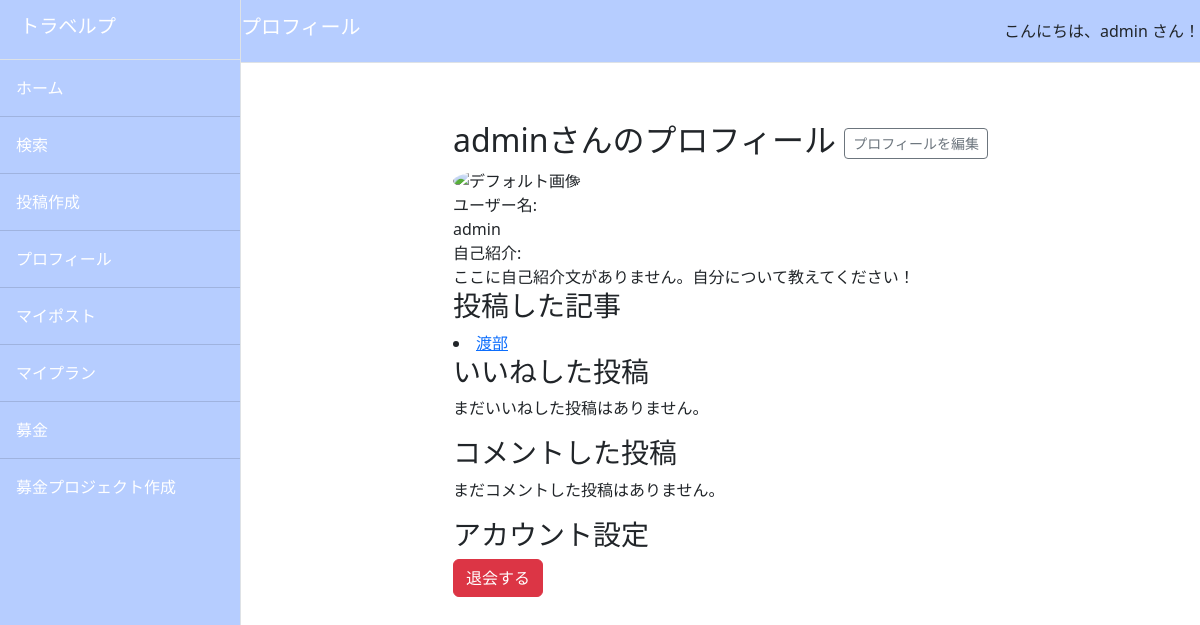
The page /myprofile (signed in) on the database as committed earlier.
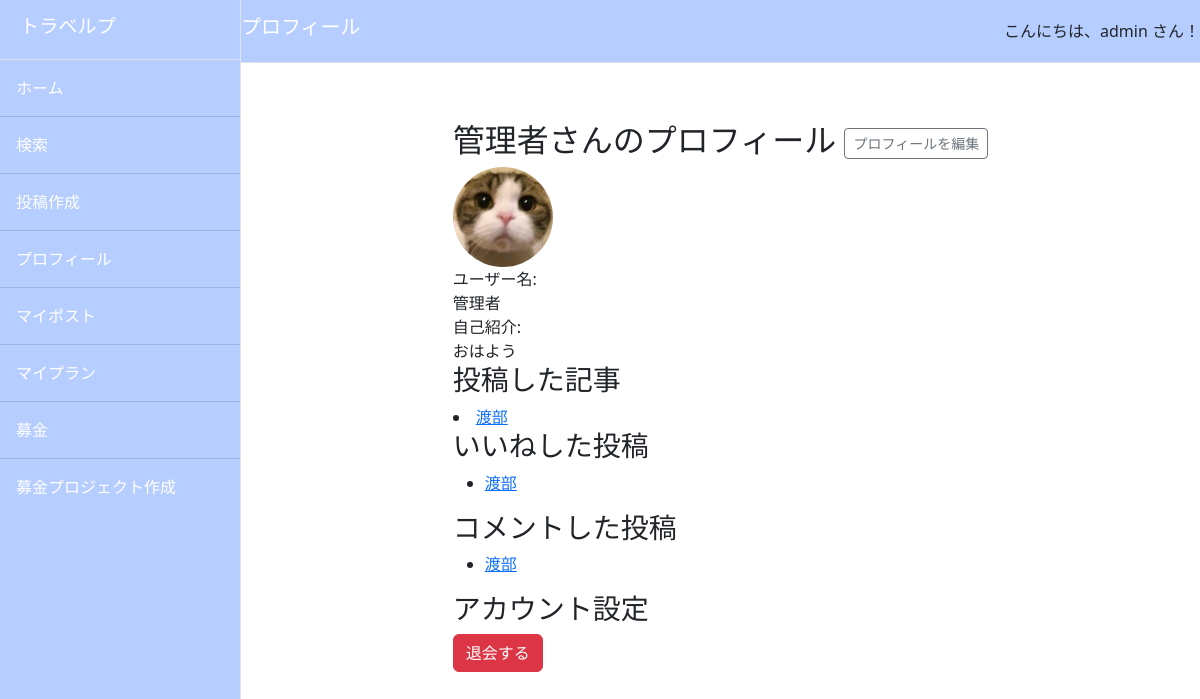
The same page on the database as committed later.
### accounts/models.py (models this page shows, shortened)
class CustomUser(AbstractUser):
    pass
    nickname = models.CharField(max_length=150, blank=True, null=True)
    profile_image = models.ImageField(upload_to='profile_images/', null=True, blank=True)
    profile_description = models.TextField(null=True, blank=True)

### travelp/models.py (models this page shows, shortened)
class Post(models.Model):
    user = models.ForeignKey(CustomUser, on_delete=models.SET_NULL, null=True, blank=True)
    title = models.CharField(max_length=200)
    comment = models.TextField()
    created_at = models.DateTimeField(auto_now_add=True)
    caption = models.TextField(verbose_name='場所', blank=True)
    latitude = models.DecimalField(max_digits=9, decimal_places=6, null=True, blank=True)  # 緯度
    longitude = models.DecimalField(max_digits=9, decimal_places=6, null=True, blank=True)  # 経度
    fundraising = models.ForeignKey(Fundraising, null=True, blank=True, on_delete=models.SET_NULL)

### travelp/views.py (the view)
# urls.py: path('myprofile', views.MyProfileView.as_view(), name='myprofile'),
class MyProfileView(TemplateView):
    template_name = 'myprofile.html'
    def get_context_data(self, **kwargs):
        context = super().get_context_data(**kwargs)
        user = self.request.user  # ログインしているユーザー情報を取得
        context['user'] = user
        context['user_posts'] = Post.objects.filter(user=user)  # ユーザーが投稿した投稿
        context['liked_posts'] = Post.objects.filter(likes__user=user)  # ユーザーがイイネした投稿
        context['commented_posts'] = Post.objects.filter(comments__user=user)  # ユーザーがコメントした投稿
        return context

### travelp/templates/myprofile.html (shortened to what this page needs)
{% extends 'base.html' %}
{% block header %}プロフィール{% endblock %}
{% block content %}
<section class="container my-5">
    <div class="profile-container">
        <div class="profile-header">
            <h2>
                {% if user.nickname %}
                    {{ user.nickname }}さんのプロフィール
                {% else %}
                    {{ user.username }}さんのプロフィール
                {% endif %}
                {% if request.user == user %}
                <a href="{% url 'travelp:edit_profile' user.pk %}" class="btn btn-sm btn-outline-secondary">プロフィールを編集</a>
                {% endif %}
            </h2>
        </div>
        <div class="profile-info">
            <div class="icon">
                {% if user.profile_image %}
                    <img src="{{ user.profile_image.url }}" alt="プロフィール画像">
                {% else %}
                    <img src="business60.jpg" alt="デフォルト画像">
                {% endif %}
            </div>
            <div class="details">
                <div>
                    <div class="label">ユーザー名:</div>
                    <div class="content">
                        {% if user.nickname %}
                            {{ user.nickname }}
                        {% else %}
                            {{ user.username }}
                        {% endif %}
                    </div>
                </div>
                <div>
                    <div class="label">自己紹介:</div>
                    <div class="content">{{ user.profile_description|default:"ここに自己紹介文がありません。自分について教えてください！" }}</div>
                </div>
            </div>
        </div>
        <h3>投稿した記事</h3>
        {% for post in user_posts %}
          <div class="post">
            <li><a href="{% url 'travelp:post_detail' pk=post.pk %}">{{ post.title }}</a></li>
          </div>
        {% empty %}
          <p>投稿はまだありません。</p>
        {% endfor %}
        {% if request.user == user %}
        <div class="liked-posts">
            <h3>いいねした投稿</h3>
            {% if liked_posts %}
                <ul>
                    {% for post in liked_posts %}
                        <li><a href="{% url 'travelp:post_detail' pk=post.pk %}">{{ post.title }}</a></li>
                    {% endfor %}
                </ul>
            {% else %}
                <p>まだいいねした投稿はありません。</p>
            {% endif %}
        </div>
        <div class="commented-posts">
            <h3>コメントした投稿</h3>
            {% if commented_posts %}
                <ul>
                    {% for post in commented_posts %}
                        <li><a href="{% url 'travelp:post_detail' pk=post.pk %}">{{ post.title }}</a></li>
                    {% endfor %}
                </ul>
            {% else %}
                <p>まだコメントした投稿はありません。</p>
            {% endif %}
        </div>
        <div class="delete-account">
            <h3>アカウント設定</h3>
            <a href="{% url 'accounts:delete_account' %}" class="btn btn-danger">退会する</a>
        </div>
        {% endif %}
    </div>
</section>
{% endblock %}

### travelp/templates/base.html (shortened to what this page needs)
{% load static %}
<!DOCTYPE html>
<html lang="ja">
    <head>
        <link href="{% static 'css/styles.css' %}" rel="stylesheet" />
        {% if request.user.is_staff %}
            <link rel="stylesheet" href="{% static 'css/dark-mode.css' %}">
        {% endif %}
    </head>
    <body class="{% if request.user.is_staff %} dark-mode {% endif %}">
        <div class="d-flex" id="wrapper">
            <div class="border-end bg-white" id="sidebar-wrapper">
                <div class="sidebar-heading border-bottom bg-light">
                    <h1 class="navbar-brand">トラベルプ</h1>
                </div>
                <div class="list-group list-group-flush">
                    <a class="list-group-item list-group-item-action list-group-item-light p-3" href="{% url 'travelp:index' %}">ホーム</a>
                    <a class="list-group-item list-group-item-action list-group-item-light p-3" href="{% url 'travelp:search' %}">検索</a>
                    <a class="list-group-item list-group-item-action list-group-item-light p-3" href="{% url 'travelp:post' %}">投稿作成</a>
                    {% if request.user.is_authenticated %}
                        <a class="list-group-item list-group-item-action list-group-item-light p-3" href="{% url 'travelp:myprofile' %}">プロフィール</a>
                        <a class="list-group-item list-group-item-action list-group-item-light p-3" href="{% url 'travelp:mypost' %}">マイポスト</a>
                        <a class="list-group-item list-group-item-action list-group-item-light p-3" href="{% url 'travelp:myplan' %}">マイプラン</a>
                    {% endif %}
                    <a class="list-group-item list-group-item-action list-group-item-light p-3" href="{% url 'travelp:fundraising_list' %}">募金</a>
                    {% if request.user.is_staff %}
                        <a class="list-group-item list-group-item-action list-group-item-light p-3" href="{% url 'travelp:create_fundraising' %}">募金プロジェクト作成</a>
                    {% endif %}
                </div>
            </div>
            <div id="page-content-wrapper">
                <nav class="navbar navbar-expand-lg navbar-light bg-light border-bottom d-flex justify-content-between">
                    <h1 class="navbar-brand">{% block header %}ホーム{% endblock %}</h1>
                    {% if request.user.is_authenticated %}
                        <div class="text-end">
                            こんにちは、{{ request.user.username }} さん！
                        </div>
                    {% endif %}
                </nav>
                <div class="container-fluid">
                    {% block content %}{% endblock %}
                </div>
            </div>
        </div>
    </body>
</html>

Rows that differ between the two databases and show on the page:
changed CustomUser "admin": nickname (not shown) → "管理者"; profile_image: picture added; profile_description "ここに自己紹介文がありません。自分について教えてください！" → "おはよう"; username "admin" → (not shown)
now on one of the page's lists (row unchanged): Post: title "渡部"
Other text that changed with them:
text no longer shown: "まだいいねした投稿はありません。 まだコメントした投稿はありません。"
